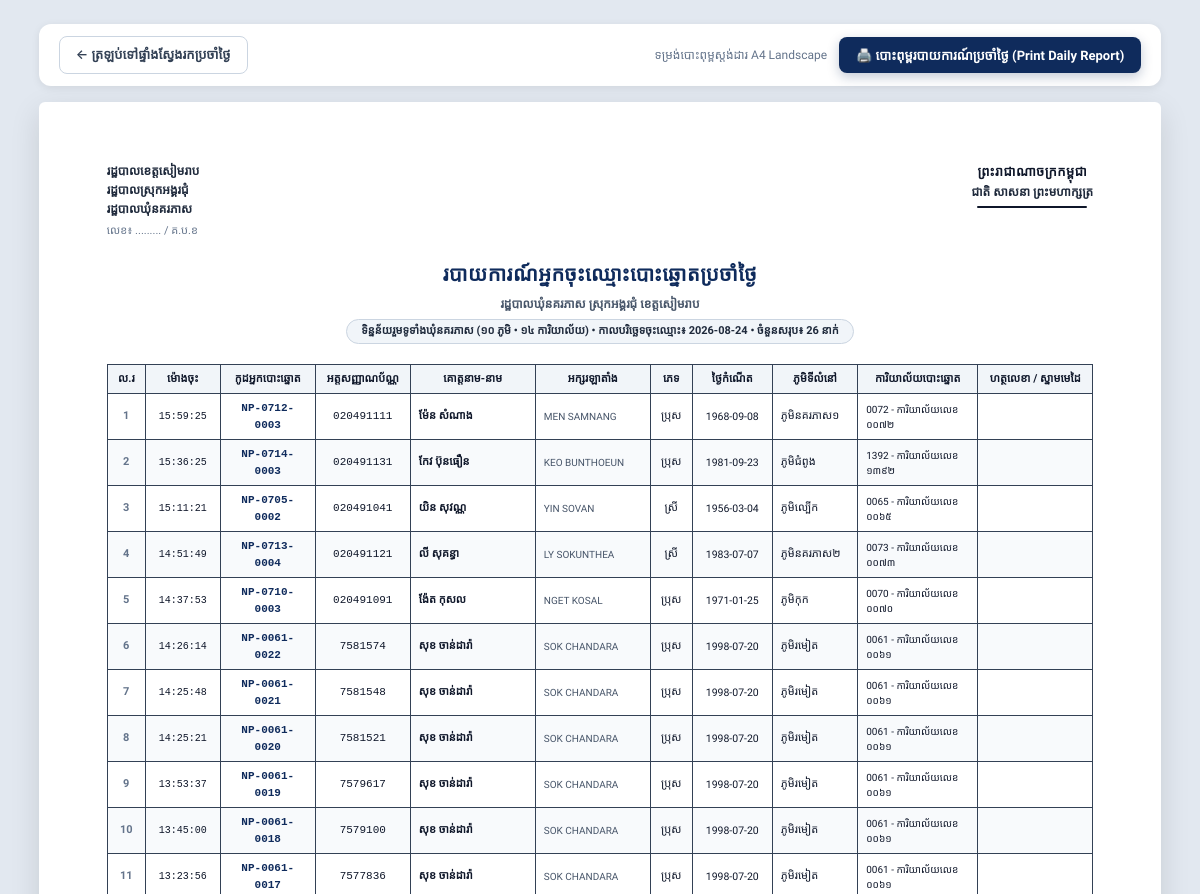
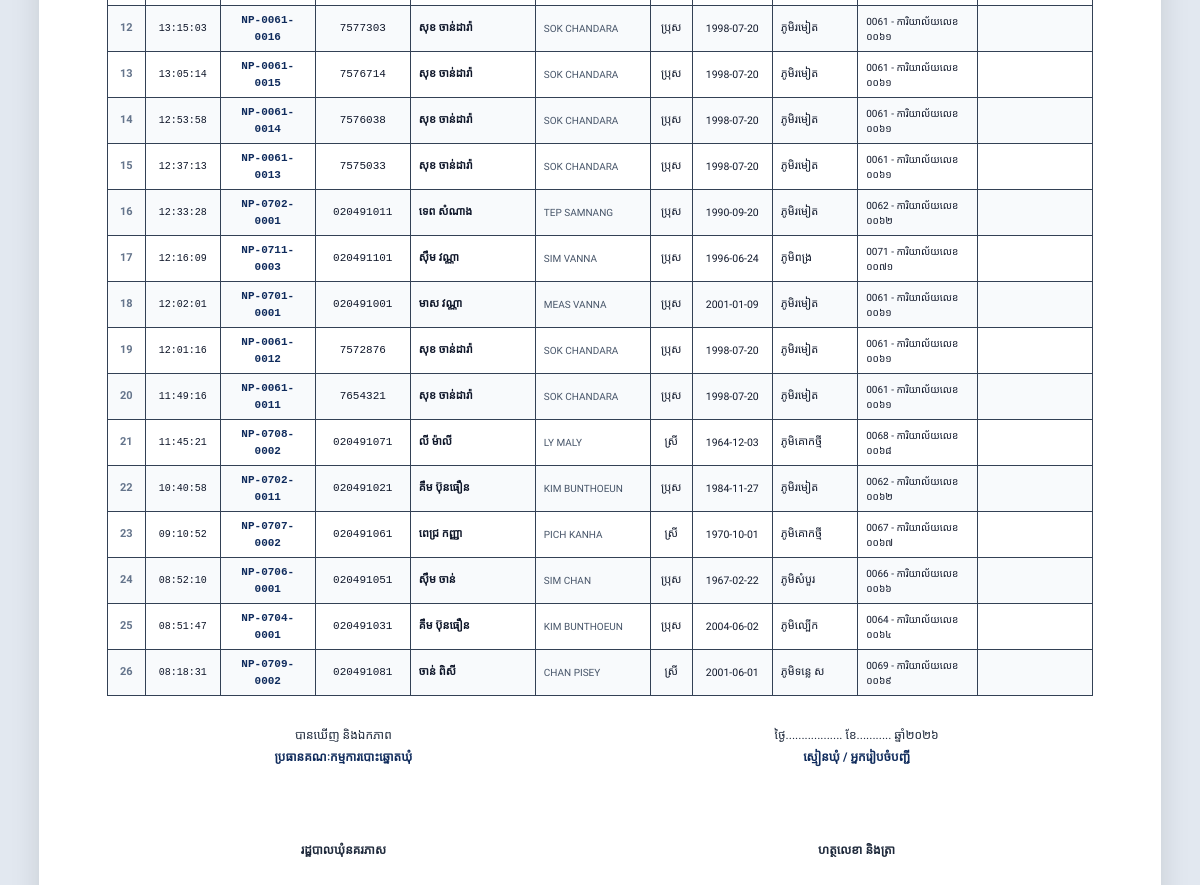
/reports/daily/print?date=2026-08-24 (signed in), run on an earlier commit of the app's database (2 pictures, top to bottom).
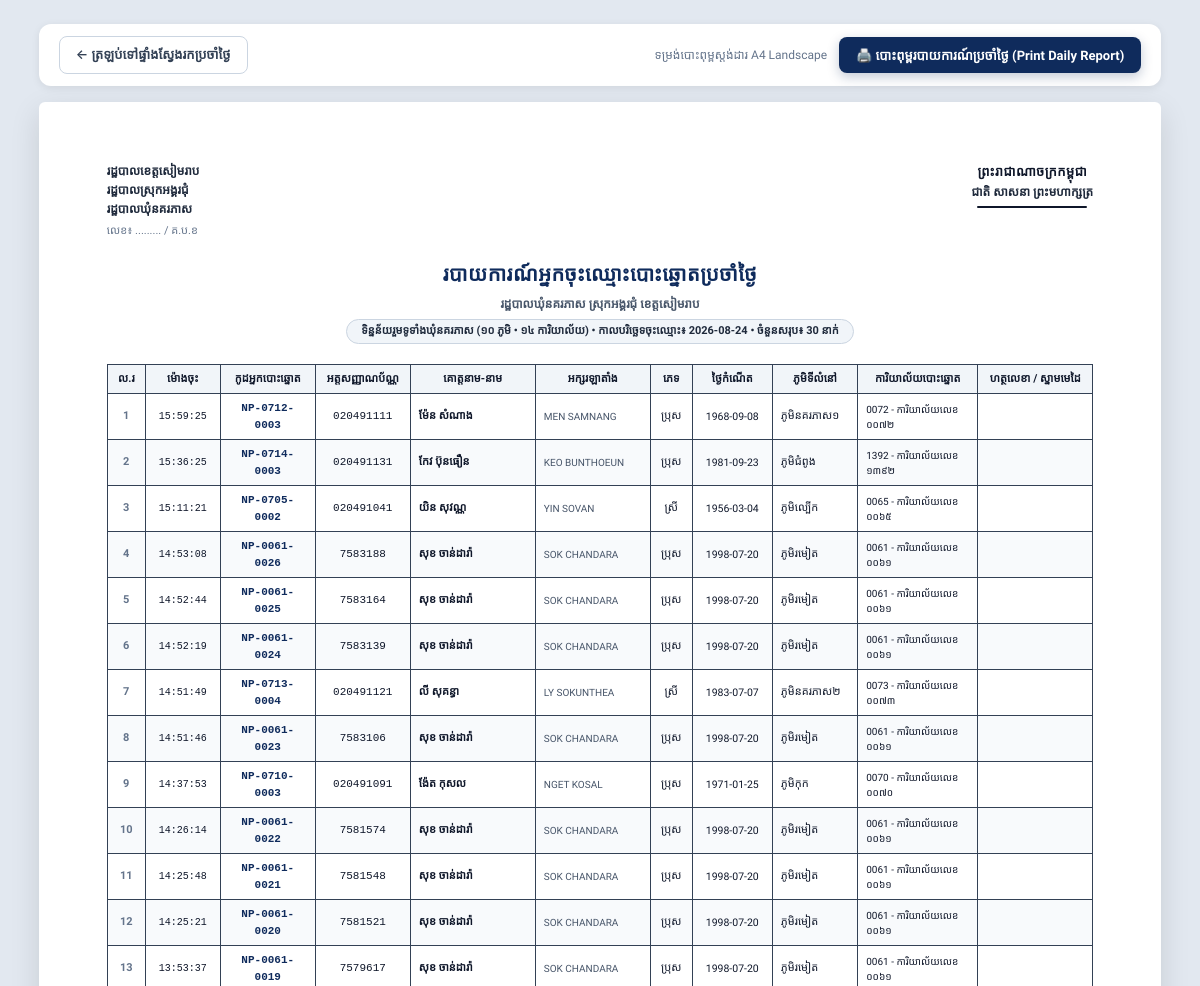
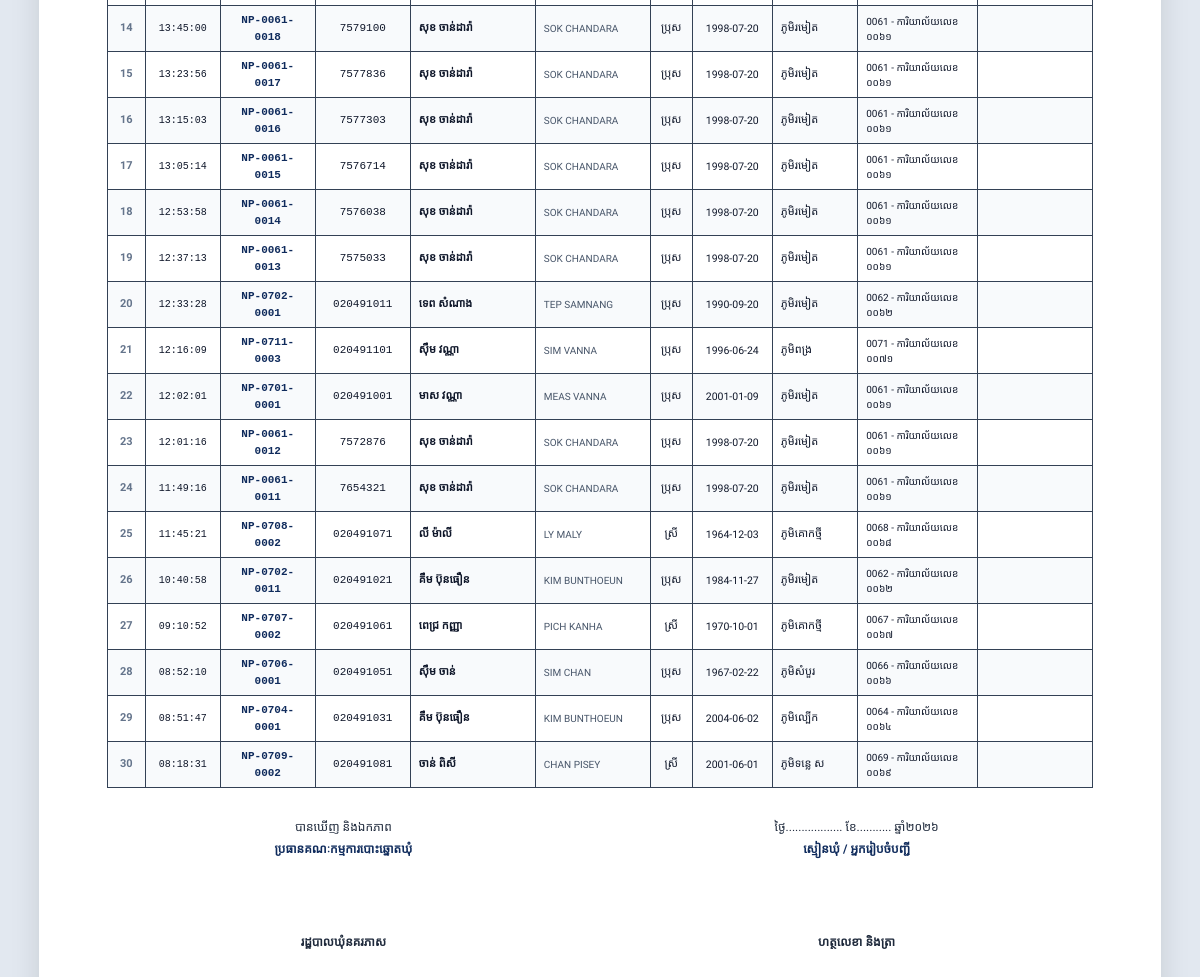
And on a later commit of the database (2 pictures, top to bottom).
### app/models.py (models this page shows, shortened)
class Voter(Base):
    __tablename__ = "voters"
    id = Column(Integer, primary_key=True, index=True)
    voter_code = Column(String(50), unique=True, index=True, nullable=False) # e.g. NP-0701-0001
    list_no = Column(Integer, nullable=False)                                # 1, 2, 3 in station
    national_id = Column(String(50), unique=True, index=True, nullable=False) # 9 or 10 digit Khmer ID card
    name_kh = Column(String(100), nullable=False)                            # ឈ្មោះខ្មែរ (e.g. ស៊ឹម ចាន់ថន)
    name_en = Column(String(100), nullable=False)                            # ឈ្មោះឡាតាំង (e.g. SIM CHANTHORN)
    gender = Column(String(20), nullable=False)                              # ប្រុស / ស្រី
    dob = Column(String(50), nullable=False)                                 # 1990-04-15 or 1990
    address = Column(String(255), nullable=True)                             # ក្រុមទី...
    village_id = Column(Integer, ForeignKey("villages.id"), nullable=False)
    station_id = Column(Integer, ForeignKey("polling_stations.id"), nullable=False)
    status = Column(String(30), default="active")                            # active, moved, deceased, suspended
    photo_url = Column(String(255), nullable=True)                          # Profile photo path
    has_voted = Column(Boolean, default=False)
    voted_at = Column(DateTime, nullable=True)
    voted_by_user_id = Column(Integer, ForeignKey("users.id"), nullable=True)
    notes = Column(Text, nullable=True)
    created_at = Column(DateTime, default=datetime.datetime.utcnow)
    updated_at = Column(DateTime, default=datetime.datetime.utcnow, onupdate=datetime.datetime.utcnow)
    village = relationship("Village", back_populates="voters")
    station = relationship("PollingStation", back_populates="voters")
    voted_by_user = relationship("User", foreign_keys=[voted_by_user_id])

class Village(Base):
    __tablename__ = "villages"
    id = Column(Integer, primary_key=True, index=True)
    code = Column(String(20), unique=True, index=True, nullable=False) # e.g. V01 to V10
    name_kh = Column(String(100), nullable=False)                     # e.g. ភូមិរមៀត
    name_en = Column(String(100), nullable=False)                     # e.g. Romiet Village
    chief_name = Column(String(100), nullable=True)                  # e.g. លោក ឈុន វុទ្ធី
    chief_phone = Column(String(50), nullable=True)                  # e.g. 012 345 678
    total_households = Column(Integer, default=0)
    created_at = Column(DateTime, default=datetime.datetime.utcnow)
    stations = relationship("PollingStation", back_populates="village")
    voters = relationship("Voter", back_populates="village")
    users = relationship("User", back_populates="village")

class PollingStation(Base):
    __tablename__ = "polling_stations"
    id = Column(Integer, primary_key=True, index=True)
    code = Column(String(20), unique=True, index=True, nullable=False) # e.g. 0701 to 0714
    name = Column(String(150), nullable=False)                         # e.g. ការិយាល័យលេខ ០៧០១
    location = Column(String(200), nullable=False)                     # e.g. សាលាបឋមសិក្សារមៀត (បន្ទប់ទី១)
    capacity = Column(Integer, default=600)                            # Maximum capacity
    village_id = Column(Integer, ForeignKey("villages.id"), nullable=True)
    officer_name = Column(String(100), nullable=True)                  # Head of polling station
    officer_phone = Column(String(50), nullable=True)
    created_at = Column(DateTime, default=datetime.datetime.utcnow)
    village = relationship("Village", back_populates="stations")
    voters = relationship("Voter", back_populates="station")
    users = relationship("User", back_populates="station")

### app/routes/report_routes.py (the view)
@router.get("/reports/daily/print", response_class=HTMLResponse)
def print_daily_registrations(
    request: Request,
    date: str = Query(..., description="Date YYYY-MM-DD"),
    village_id: str = Query("", description="Village ID"),
    station_id: str = Query("", description="Station ID"),
    db: Session = Depends(get_db)
):
    current_user = get_current_user_optional(request, db)
    if not current_user:
        return RedirectResponse(url="/login", status_code=302)
    query = db.query(Voter).filter(func.date(Voter.created_at) == date)
    village = None
    station = None
    if village_id and village_id.isdigit():
        village = db.query(Village).filter(Village.id == int(village_id)).first()
        if village:
            query = query.filter(Voter.village_id == int(village_id))
    if station_id and station_id.isdigit():
        station = db.query(PollingStation).filter(PollingStation.id == int(station_id)).first()
        if station:
            query = query.filter(Voter.station_id == int(station_id))
    voters = query.order_by(Voter.created_at.desc(), Voter.list_no.asc()).all()
    return templates.TemplateResponse(request=request, name="reports/daily_print.html", context={
        "current_user": current_user,
        "selected_date": date,
        "voters": voters,
        "village": village,
        "station": station,
        "now": datetime.datetime.now()
    })

### app/templates/reports/daily_print.html (shortened to what this page needs)
<!DOCTYPE html>
<html lang="km">
<head>
    <link rel="stylesheet" href="/static/css/style.css?v=4.0">
    <link rel="stylesheet" href="/static/css/print.css?v=4.0" media="print">
</head>
<body>
    <div class="print-toolbar">
        <a href="/reports/daily?date={{ selected_date }}" class="btn btn-outline">
            ← ត្រឡប់ទៅផ្ទាំងស្វែងរកប្រចាំថ្ងៃ
        </a>
        <div style="display: flex; align-items: center; gap: 12px;">
            <span style="font-size: 12px; color: #64748b;">ទម្រង់បោះពុម្ពស្តង់ដារ A4 Landscape</span>
            <button onclick="window.print()" class="btn btn-primary">
                🖨️ បោះពុម្ពរបាយការណ៍ប្រចាំថ្ងៃ (Print Daily Report)
            </button>
        </div>
    </div>
    <div class="sheet">
        <div class="doc-header">
            <div class="doc-header-left">
                <div>រដ្ឋបាលខេត្តសៀមរាប</div>
                <div>រដ្ឋបាលស្រុកអង្គរជុំ</div>
                <div>រដ្ឋបាលឃុំនគរភាស</div>
                <div style="font-size: 11px; font-weight: normal; color: #64748b; margin-top: 2px;">លេខ៖ ......... / គ.ប.ខ</div>
            </div>
            <div class="doc-header-right">
                <h3>ព្រះរាជាណាចក្រកម្ពុជា</h3>
                <p>ជាតិ សាសនា ព្រះមហាក្សត្រ</p>
                <div class="header-decor"></div>
            </div>
        </div>
        <div class="doc-title-block">
            <h1 class="doc-title">របាយការណ៍អ្នកចុះឈ្មោះបោះឆ្នោតប្រចាំថ្ងៃ</h1>
            <p class="doc-subtitle">
                រដ្ឋបាលឃុំនគរភាស ស្រុកអង្គរជុំ ខេត្តសៀមរាប
            </p>
            <div class="doc-badge-info">
                {% if station %}
                    {{ station.name }} (កូដ៖ {{ station.code }})
                {% elif village %}
                    ភូមិ {{ village.name_kh }} (កូដ៖ {{ village.code }})
                {% else %}
                    ទិន្នន័យរួមទូទាំងឃុំនគរភាស (១០ ភូមិ • ១៤ ការិយាល័យ)
                {% endif %}
                • <strong>កាលបរិច្ឆេទចុះឈ្មោះ៖ {{ selected_date }}</strong> • ចំនួនសរុប៖ <strong>{{ voters|length }} នាក់</strong>
            </div>
        </div>
        <table class="official-table">
            <thead>
                <tr>
                    <th style="width: 38px;">ល.រ</th>
                    <th style="width: 75px;">ម៉ោងចុះ</th>
                    <th style="width: 95px;">កូដអ្នកបោះឆ្នោត</th>
                    <th style="width: 95px;">អត្តសញ្ញាណប័ណ្ណ</th>
                    <th style="width: 125px;">គោត្តនាម-នាម</th>
                    <th style="width: 115px;">អក្សរឡាតាំង</th>
                    <th style="width: 42px;">ភេទ</th>
                    <th style="width: 80px;">ថ្ងៃកំណើត</th>
                    <th>ភូមិទីលំនៅ</th>
                    <th style="width: 120px;">ការិយាល័យបោះឆ្នោត</th>
                    <th style="width: 115px;">ហត្ថលេខា / ស្នាមមេដៃ</th>
                </tr>
            </thead>
            <tbody>
                {% if voters %}
                    {% for v in voters %}
                    <tr>
                        <td style="text-align: center; font-weight: bold; color: #64748b;">{{ loop.index }}</td>
                        <td style="font-family: monospace; text-align: center; font-size: 10px;">{{ v.created_at.strftime('%H:%M:%S') if v.created_at else '' }}</td>
                        <td style="font-family: monospace; font-weight: bold; text-align: center; color: #0f2b5c;">{{ v.voter_code }}</td>
                        <td style="font-family: monospace; text-align: center;">{{ v.national_id }}</td>
                        <td style="font-weight: bold; color: #0f172a;">{{ v.name_kh }}</td>
                        <td style="text-transform: uppercase; font-size: 10px; color: #475569;">{{ v.name_en }}</td>
                        <td style="text-align: center;">{{ v.gender }}</td>
                        <td style="text-align: center; font-size: 10.5px;">{{ v.dob }}</td>
                        <td>{{ v.village.name_kh if v.village else '' }}</td>
                        <td style="font-size: 10px;">{{ v.station.code if v.station else '' }} - {{ v.station.name if v.station else '' }}</td>
                        <td></td>
                    </tr>
                    {% endfor %}
                {% else %}
                    <tr>
                        <td colspan="11" style="text-align: center; padding: 25px; color: #64748b;">
                            មិនមានទិន្នន័យអ្នកចុះឈ្មោះក្នុងថ្ងៃទី {{ selected_date }} នេះឡើយ
                        </td>
                    </tr>
                {% endif %}
            </tbody>
        </table>
        <div class="signature-grid">
            <div class="signature-box">
                <p>បានឃើញ និងឯកភាព</p>
                <p class="signature-title">ប្រធានគណៈកម្មការបោះឆ្នោតឃុំ</p>
                <div class="signature-space"></div>
                <p style="font-weight: bold;">រដ្ឋបាលឃុំនគរភាស</p>
            </div>
            <div class="signature-box">
                <p>ថ្ងៃ.................. ខែ........... ឆ្នាំ២០២៦</p>
                <p class="signature-title">ស្មៀនឃុំ / អ្នករៀបចំបញ្ជី</p>
                <div class="signature-space"></div>
                <p style="font-weight: bold;">ហត្ថលេខា និងត្រា</p>
            </div>
        </div>
    </div>
</body>
</html>

### app/static/css/style.css (style rules this page uses)
:root { --font-body: 'Kantumruy Pro', 'Siemreap', 'Battambang', 'Outfit', system-ui, -apple-system, sans-serif; --font-heading: 'Kantumruy Pro', 'Siemreap', 'Battambang', sans-serif; --font-khmer-title: 'Moul', cursive; --font-khmer-bold: 'Kantumruy Pro', 'Battambang', sans-serif; --color-primary: #0f2b5c; --color-primary-light: #1e3a8a; --color-primary-dark: #0a1c3d; --color-accent: #d4af37; --color-accent-hover: #b89628; --color-success: #10b981; --color-success-bg: #ecfdf5; --color-warning: #f59e0b; --color-warning-bg: #fffbeb; --color-danger: #ef4444; --color-danger-bg: #fef2f2; --color-info: #3b82f6; --color-info-bg: #eff6ff; --bg-main: #f8fafc; --bg-card: #ffffff; --border-color: #e2e8f0; --text-main: #1e293b; --text-muted: #64748b; --shadow-sm: 0 1px 2px 0 rgb(0 0 0 / 0.05); --shadow-md: 0 4px 6px -1px rgb(0 0 0 / 0.1), 0 2px 4px -2px rgb(0 0 0 / 0.1); --shadow-lg: 0 10px 15px -3px rgb(0 0 0 / 0.1), 0 4px 6px -4px rgb(0 0 0 / 0.1); --shadow-xl: 0 20px 25px -5px rgb(0 0 0 / 0.1), 0 8px 10px -6px rgb(0 0 0 / 0.1); --radius-md: 12px; --radius-lg: 16px; --radius-xl: 24px; }
* { margin: 0; padding: 0; box-sizing: border-box; }
html { height: 100%; width: 100%; }
body { font-family: var(--font-body); background-color: var(--bg-main); color: var(--text-main); min-height: 100%; width: 100%; margin: 0; padding: 0; line-height: 1.65; -webkit-font-smoothing: antialiased; -moz-osx-font-smoothing: grayscale; text-rendering: optimizeLegibility; }
.btn { display: inline-flex; align-items: center; justify-content: center; gap: 8px; padding: 9px 18px; font-size: 0.925rem; font-weight: 600; font-family: var(--font-body); border-radius: var(--radius-md); cursor: pointer; transition: all 0.2s cubic-bezier(0.4, 0, 0.2, 1); border: 1px solid transparent; text-decoration: none; white-space: nowrap; }
.btn-primary { background: linear-gradient(135deg, #0f2b5c 0%, #1e3a8a 100%); color: white; box-shadow: 0 4px 12px rgba(15, 43, 92, 0.25); }
.btn-outline { background: transparent; border-color: var(--border-color); color: var(--text-main); }

What changed in the data, as far as the page shows it:
added Voter: created_at "14:53:08", voter_code "NP-0061-0026", national_id "7583188", name_kh "សុខ ចាន់ដារ៉ា", name_en "SOK CHANDARA", gender "ប្រុស", dob "1998-07-20", village "ភូមិរមៀត", station "0061", station "ការិយាល័យលេខ ០០៦១"
added Voter: created_at "14:52:44", voter_code "NP-0061-0025", national_id "7583164", name_kh "សុខ ចាន់ដារ៉ា", name_en "SOK CHANDARA", gender "ប្រុស", dob "1998-07-20", village "ភូមិរមៀត", station "0061", station "ការិយាល័យលេខ ០០៦១"
added Voter: created_at "14:52:19", voter_code "NP-0061-0024", national_id "7583139", name_kh "សុខ ចាន់ដារ៉ា", name_en "SOK CHANDARA", gender "ប្រុស", dob "1998-07-20", village "ភូមិរមៀត", station "0061", station "ការិយាល័យលេខ ០០៦១"
added Voter: created_at "14:51:46", voter_code "NP-0061-0023", national_id "7583106", name_kh "សុខ ចាន់ដារ៉ា", name_en "SOK CHANDARA", gender "ប្រុស", dob "1998-07-20", village "ភូមិរមៀត", station "0061", station "ការិយាល័យលេខ ០០៦១"
Also different on the page:
{{ voters|length }}: "26" → "30"
